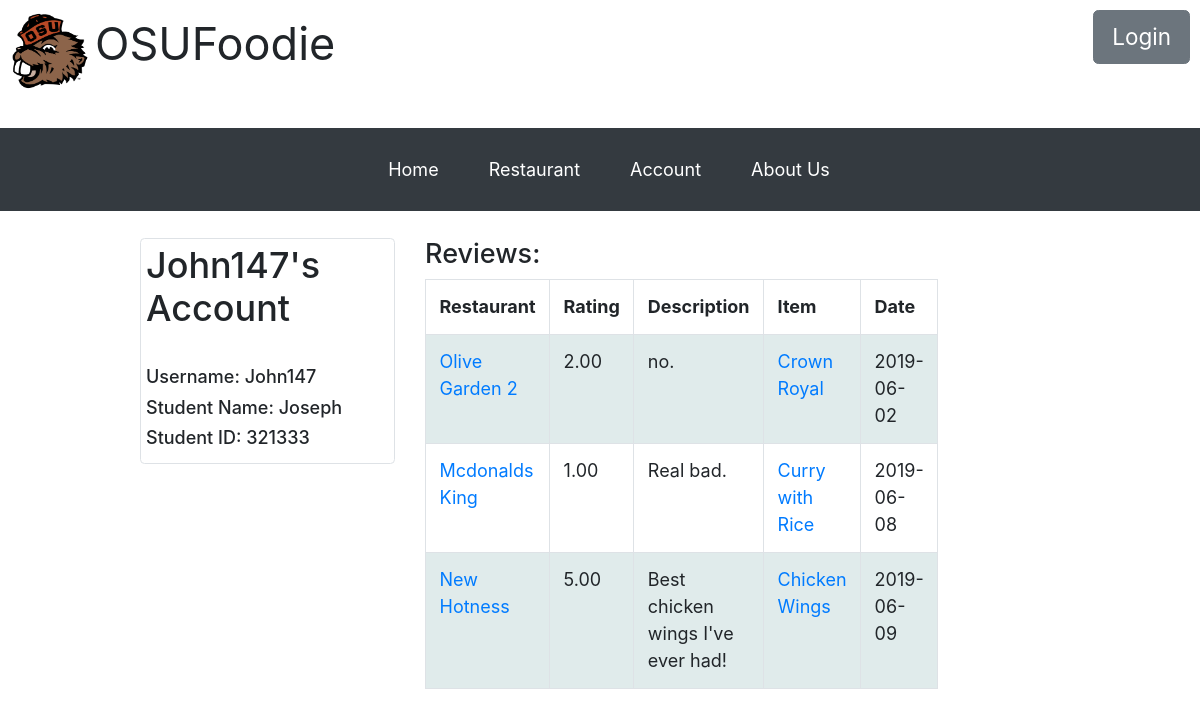
/account.php?aid=111111, run on the app's committed database.
### tables this page shows
CREATE TABLE `Student` (
  `sID` int(6) NOT NULL,
  `sname` char(20) NOT NULL,
  `Account_ID` int(6) NOT NULL
);

CREATE TABLE `Account` (
  `Account_ID` int(6) NOT NULL,
  `Username` char(20) NOT NULL,
  `Password` char(20) NOT NULL
);

CREATE TABLE `Review` (
  `Review_ID` int(6) NOT NULL,
  `rating` decimal(3,2) NOT NULL,
  `description` char(100) NOT NULL,
  `sID` int(6) NOT NULL,
  `item_ID` int(6) DEFAULT NULL,
  `restaurant_ID` int(6) NOT NULL,
  `date_added` date NOT NULL DEFAULT current_timestamp()
);

CREATE TABLE `Restaurant` (
  `restaurant_ID` int(6) NOT NULL,
  `restaurant_name` char(20) NOT NULL,
  `address` char(40) NOT NULL,
  `owner_id` int(6) NOT NULL,
  `avg_review` decimal(3,2) DEFAULT NULL
);

CREATE TABLE `Item` (
  `item_ID` int(6) NOT NULL,
  `item_name` char(20) NOT NULL,
  `restaurant_ID` int(6) NOT NULL
);

### studentReviews.php (the view, shortened to what this page needs)
<div>
   <h4>Reviews:</h4>
     <?php
        $query = "SELECT Restaurant.restaurant_ID, Restaurant.restaurant_name AS 'Restaurant', Review.rating AS 'Rating', Review.description AS 'Description', Item.item_name AS 'Item', Item.item_ID, date_added AS 'Date', review_ID as 'Delete' FROM Review INNER JOIN Item on Review.item_ID = Item.item_ID INNER JOIN Restaurant ON Restaurant.restaurant_ID = Review.restaurant_ID NATURAL JOIN Student WHERE Student.Account_ID = $aid";
        $result = mysqli_query($conn, $query);
        $fields_num = mysqli_num_fields($result);
        echo "<table class='table table-bordered table-hover table-condensed' id='t01' border='1'><tr>";
        for($i=0; $i<$fields_num; $i++) {
           $field = mysqli_fetch_field($result);
           if($field->name != "restaurant_ID" && $field->name != "item_ID" && $field->name != "Delete"){
               echo "<td><b>$field->name</b></td>";
           }
        }
        echo "</tr>\n";
        while($row = mysqli_fetch_row($result)) {
           echo "<tr>";
           echo "<td>$cell<a href='singleRestaurant.php?rid=$row[0]&uid=$uid_in&uname=$uname_in'>$row[1]</a></td>";
           echo "<td>$cell<a>$row[2]</a></td>";
           echo "<td>$cell<a>$row[3]</a></td>";
           echo "<td>$cell<a href='item.php?itemid=$row[5]&uid=$uid_in&uname=$uname_in'>$row[4]</a></td>";
           echo "<td>$cell<a>$row[6]</a></td>";
            echo "</tr>\n";
        }
        echo "</table>";
     ?>

### account.php (shortened to what this page needs)
<?php
   include "header.php";
?>
      <div class="container">
      <div class="row">
      <div class="col-lg-1">
      </div>
      <div class="col-lg-3">
      <br>
      <?php
          if (!$_GET["aid"]) {
            $aid = $uid_in;
          }
          else {
            $aid = $_GET["aid"];
          }
           $conn = mysqli_connect(DB_HOST, DB_USER, DB_PASSWORD, DB_NAME);
          $query = "SELECT Student.sID, Student.sname AS Name, Account.Username AS Username FROM Student INNER JOIN Account ON Student.Account_ID = Account.Account_ID WHERE Account.Account_ID = $aid";
         $student = mysqli_query($conn, $query);
          while($row = mysqli_fetch_array($student)){
             $sid = $row[0];
             $sname = $row[1];
             $uname = $row[2];
          }
          echo "<div class='border rounded' style='padding:5px'>";
             if (!$_GET["aid"]) {
                 echo "<h2>Your Account</h2>";
             }
             else {
                echo "<h2>$uname's Account</h2>";
             }
         echo "<h6>Username: $uname</h6>";
          if ($sname) {
             echo "<h6>Student Name: $sname</h6>";
          }
          if($sid) {
             echo "<h6>Student ID: $sid</h6>";
          }
          echo "</div></div></br>";
          echo "<div class='col-lg-5'><br>";
           ?>
       <?php
          if ($sid) {
            include "studentReviews.php";
          }
       ?>
       </div>
       </div>
       </div>
    </body>
</html>

### index.css (style rules this page uses)
html { background-color: light gray; font-family: Helvetica; font-size: 18px; }
table, th, td { border: 1px solid black; border-collapse: collapse; }
th, td { padding: 5px; }
table { width: 100%; }
th, td { padding: 5px; text-align: left; }
table#t01 { width:400px; }
table#t01 tr:nth-child(even) { background-color: #e0ebeb; }
table#t01 tr:nth-child(odd) { background-color: #fff; }

### data on the page
student: Account_ID.Username "John147", sname "Joseph", sID "321333"
review: restaurant_ID.restaurant_name "Olive Garden 2", rating "2.00", description "no.", item_ID.item_name "Crown Royal", date_added "2019-06-02"
review: restaurant_ID.restaurant_name "Mcdonalds King", rating "1.00", description "Real bad.", item_ID.item_name "Curry with Rice", date_added "2019-06-08"
review: restaurant_ID.restaurant_name "New Hotness", rating "5.00", description "Best chicken wings I've ever had!", item_ID.item_name "Chicken Wings", date_added "2019-06-09"

### other printed values
$page "Home"
$page "Restaurant"
$page "Account"
$page "About Us"
$field->name "Restaurant"
$field->name "Rating"
$field->name "Description"
$field->name "Item"
$field->name "Date"
